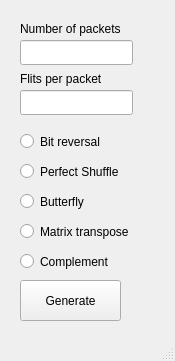
<?xml version="1.0" encoding="UTF-8"?>
<ui version="4.0">
 <class>traffic_generator_4x4</class>
 <widget class="QMainWindow" name="traffic_generator_4x4">
  <property name="geometry">
   <rect>
    <x>0</x>
    <y>0</y>
    <width>175</width>
    <height>361</height>
   </rect>
  </property>
  <property name="windowTitle">
   <string>traffic_generator_4x4</string>
  </property>
  <widget class="QWidget" name="centralwidget">
   <widget class="QLineEdit" name="lineEdit_1">
    <property name="geometry">
     <rect>
      <x>20</x>
      <y>40</y>
      <width>113</width>
      <height>25</height>
     </rect>
    </property>
   </widget>
   <widget class="QLineEdit" name="lineEdit_2">
    <property name="geometry">
     <rect>
      <x>20</x>
      <y>90</y>
      <width>113</width>
      <height>25</height>
     </rect>
    </property>
   </widget>
   <widget class="QLabel" name="label_1">
    <property name="geometry">
     <rect>
      <x>20</x>
      <y>20</y>
      <width>131</width>
      <height>17</height>
     </rect>
    </property>
    <property name="text">
     <string>Number of packets</string>
    </property>
   </widget>
   <widget class="QLabel" name="label_2">
    <property name="geometry">
     <rect>
      <x>20</x>
      <y>70</y>
      <width>111</width>
      <height>17</height>
     </rect>
    </property>
    <property name="text">
     <string>Flits per packet</string>
    </property>
   </widget>
   <widget class="QRadioButton" name="radioButton_1">
    <property name="geometry">
     <rect>
      <x>20</x>
      <y>130</y>
      <width>106</width>
      <height>23</height>
     </rect>
    </property>
    <property name="text">
     <string>Bit reversal</string>
    </property>
   </widget>
   <widget class="QRadioButton" name="radioButton_2">
    <property name="geometry">
     <rect>
      <x>20</x>
      <y>160</y>
      <width>121</width>
      <height>23</height>
     </rect>
    </property>
    <property name="text">
     <string>Perfect Shuffle</string>
    </property>
   </widget>
   <widget class="QRadioButton" name="radioButton_3">
    <property name="geometry">
     <rect>
      <x>20</x>
      <y>190</y>
      <width>106</width>
      <height>23</height>
     </rect>
    </property>
    <property name="text">
     <string>Butterfly</string>
    </property>
   </widget>
   <widget class="QRadioButton" name="radioButton_4">
    <property name="geometry">
     <rect>
      <x>20</x>
      <y>220</y>
      <width>131</width>
      <height>23</height>
     </rect>
    </property>
    <property name="text">
     <string>Matrix transpose</string>
    </property>
   </widget>
   <widget class="QRadioButton" name="radioButton_5">
    <property name="geometry">
     <rect>
      <x>20</x>
      <y>250</y>
      <width>106</width>
      <height>23</height>
     </rect>
    </property>
    <property name="text">
     <string>Complement</string>
    </property>
   </widget>
   <widget class="QPushButton" name="pushButton_1">
    <property name="geometry">
     <rect>
      <x>20</x>
      <y>280</y>
      <width>101</width>
      <height>41</height>
     </rect>
    </property>
    <property name="text">
     <string>Generate</string>
    </property>
   </widget>
  </widget>
  <widget class="QStatusBar" name="statusbar"/>
 </widget>
 <resources/>
 <connections/>
</ui>
